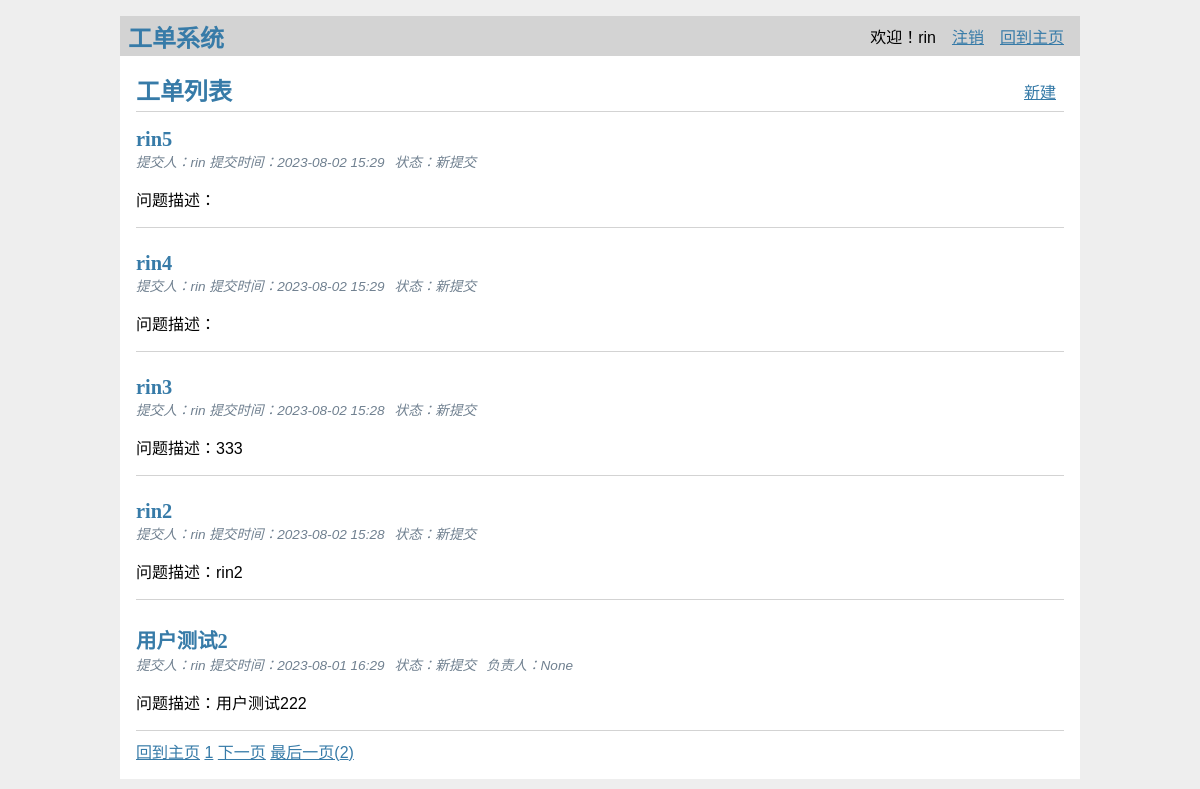
The page / (signed in) on the database as committed earlier.
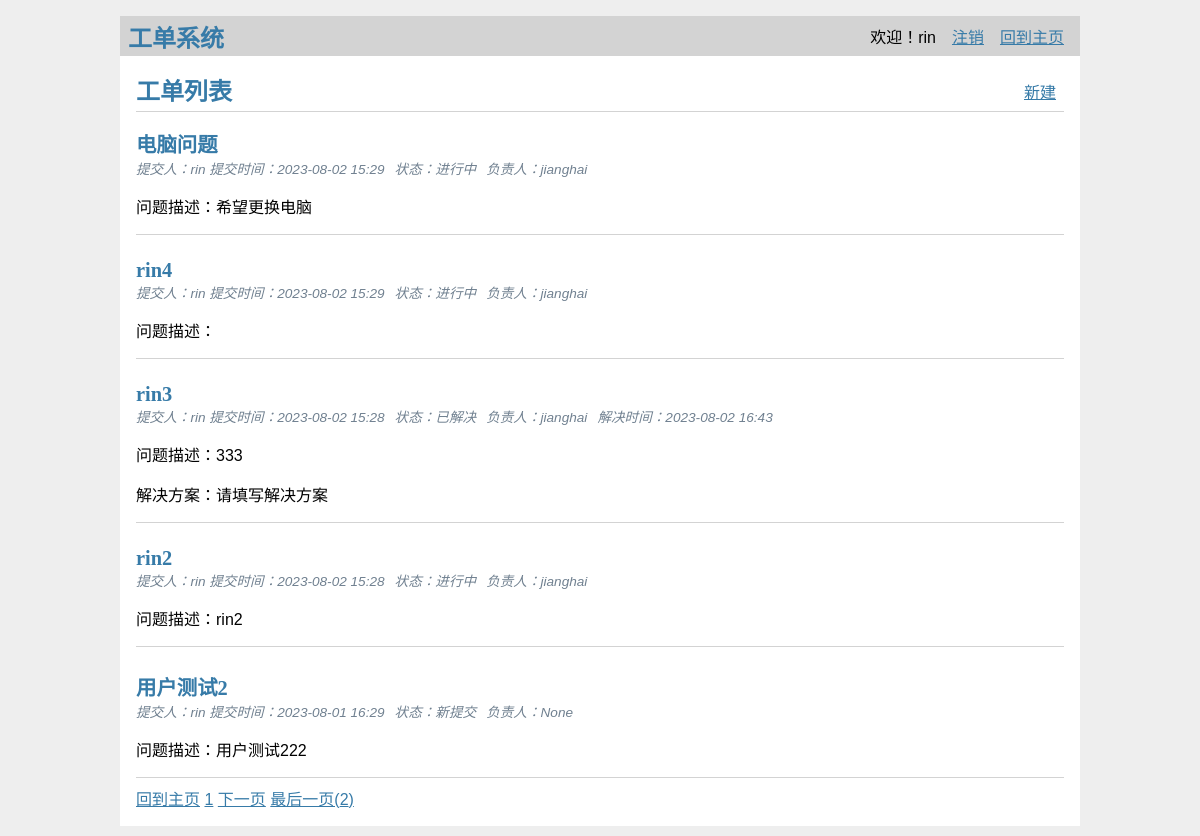
The same page on the database as committed later.
### tables this page shows
CREATE TABLE user (
  id INTEGER PRIMARY KEY AUTOINCREMENT,
  username TEXT UNIQUE NOT NULL,
  password TEXT NOT NULL
);

CREATE TABLE post (
  id INTEGER PRIMARY KEY AUTOINCREMENT,
  author_id INTEGER NOT NULL,
  created TIMESTAMP NOT NULL DEFAULT CURRENT_TIMESTAMP,
  title TEXT NOT NULL,
  body TEXT NOT NULL,
  category TEXT NOT NULL,
  status TEXT NOT NULL,
  solution TEXT,
  owner TEXT,
  done TIMESTAMP,
  FOREIGN KEY (author_id) REFERENCES user (id)
);

### flaskr/blog.py (the view)
@bp.route('/')
@login_required  # 该装饰器表示该页面需要登录，否则就转到登录页
def index(page=1, key_word=None):
    key_word = key_word
    num_s = (page-1) * PAGE_SIZE
    db = get_db()
    current_userid = session['user_id']
    is_admin = False
    if current_userid in admins:
        is_admin = True
    posts, total_page = get_pages_data(is_admin, current_userid, db, num_s, PAGE_SIZE, key_word)
    return render_template('blog/index.html', posts=posts, s_dict=status_dict,
                           is_admin=is_admin, key_word=key_word, total_page=total_page, page_num=page)

### flaskr/auth.py (called while the page is built)
@bp.before_app_request
def load_logged_in_user():
    user_id = session.get('user_id')
    if user_id is None:
        g.user = None
    else:
        g.user = get_db().execute(
            'SELECT * FROM user WHERE id = ?', (user_id,)
        ).fetchone()

def login_required(view):
    @functools.wraps(view)
    def wrapped_view(**kwargs):
        if g.user is None:
            return redirect(url_for('auth.login'))
        return view(**kwargs)
    return wrapped_view

### flaskr/db.py (called while the page is built)
def get_db():
    if 'db' not in g:
        g.db = sqlite3.connect(
            current_app.config['DATABASE'],
            detect_types=sqlite3.PARSE_DECLTYPES
        )
        g.db.row_factory = sqlite3.Row
    return g.db

### flaskr/templates/blog/index.html (shortened to what this page needs)
{% extends 'base.html' %}
{% block header %}
  <h1>{% block title %}工单列表{% endblock %}</h1>
  {% if g.user %}
    <a class="action" href="{{ url_for('blog.create') }}">新建</a>
  {% endif %}
{% endblock %}
{% block content %}
  {% for post in posts %}
    <article class="post">
      <header>
        <div>
          <h1>{{ post['title'] }}</h1>
          <div class="about">提交人：{{ post['username'] }} 提交时间：{{ post['created'].strftime('%Y-%m-%d %H:%M') }}</div>
          <div class="about">状态：{{s_dict[post['status']]}} </div>
          {% if not post['owner'] == None %}
          <div class="about">负责人：{{post['owner']}} </div>
          {% endif %}
          {% if post['status'] == "closed" %}
          <div class="about">解决时间：{{post['done'].strftime('%Y-%m-%d %H:%M')}} </div>
          {% endif %}
        </div>
      </header>
      <p class="body">问题描述：{{ post['body'] }}</p>
      {% if post['status'] == 'closed' %}
      <p class="body">解决方案：{{ post['solution'] }}</p>
      {% endif %}
    </article>
    {% if not loop.last %}
      <hr>
    {% endif %}
  {% endfor %}
    <hr>
    <a class="action" href="{{ url_for('blog.index') }}">回到主页</a>
    {% if total_page > 1 and not key_word %}
    <a class="action" href="{{ url_for('blog.filter_display', status='ongoing') }}">{{page_num}}</a>
        {% if total_page > page_num %}
    <a class="action" href="{{ url_for('blog.pre_page', page=(page_num+1)) }}">下一页</a>
    <a class="action" href="{{ url_for('blog.pre_page', page=total_page) }}">最后一页({{total_page}})</a>
        {% endif %}
    {% endif %}
{% endblock %}

### flaskr/templates/base.html (shortened to what this page needs)
<!doctype html>
<link rel="stylesheet" href="{{ url_for('static', filename='style.css') }}">
<nav>
  <h1>工单系统</h1>
  <ul>
    {% if g.user %}
      <li><span>欢迎！{{ g.user['username'] }}</span>
      <li><a href="{{ url_for('auth.logout') }}">注销</a>
      <li><a href="/">回到主页</a>
    {% else %}
      <li><a href="{{ url_for('auth.register') }}">注册</a>
      <li><a href="{{ url_for('auth.login') }}">登录</a>
    {% endif %}
  </ul>
</nav>
<section class="content">
  <header>
    {% block header %}{% endblock %}
  </header>
  {% block content %}{% endblock %}
</section>

### flaskr/static/style.css (style rules this page uses)
h1, h2, h3, h4, h5, h6 { font-family: serif; color: #377ba8; margin: 1rem 0; }
a { color: #377ba8; }
hr { border: none; border-top: 1px solid lightgray; }
nav { background: lightgray; display: flex; align-items: center; padding: 0 0.5rem; }
nav h1 { flex: auto; margin: 0; }
nav ul { display: flex; list-style: none; margin: 0; padding: 0; }
nav ul li a, nav ul li span, header .action { display: block; padding: 0.5rem; }
.content { padding: 0 1rem 1rem; }
.content > header { border-bottom: 1px solid lightgray; display: flex; align-items: flex-end; }
.content > header h1 { flex: auto; margin: 1rem 0 0.25rem 0; }
.post > header { display: flex; align-items: flex-end; font-size: 0.85em; }
.post > header > div:first-of-type { flex: auto; }
.post > header h1 { font-size: 1.5em; margin-bottom: 0; }
.post .about { color: slategray; font-style: italic; float: left; margin-right:10px }
.post .body { white-space: pre-line; }
.content:last-child { margin-bottom: 0; }

Rows that differ between the two databases and show on the page:
changed post: title "rin5" → "电脑问题"; status "新提交" → "进行中"; owner (not shown) → "jianghai"; body (not shown) → "希望更换电脑"
changed post "rin4": status "新提交" → "进行中"; owner (not shown) → "jianghai"
changed post "rin3": status "新提交" → "已解决"; owner (not shown) → "jianghai"; done (not shown) → "2023-08-02 16:43"; solution (not shown) → "请填写解决方案"
changed post "rin2": status "新提交" → "进行中"; owner (not shown) → "jianghai"
